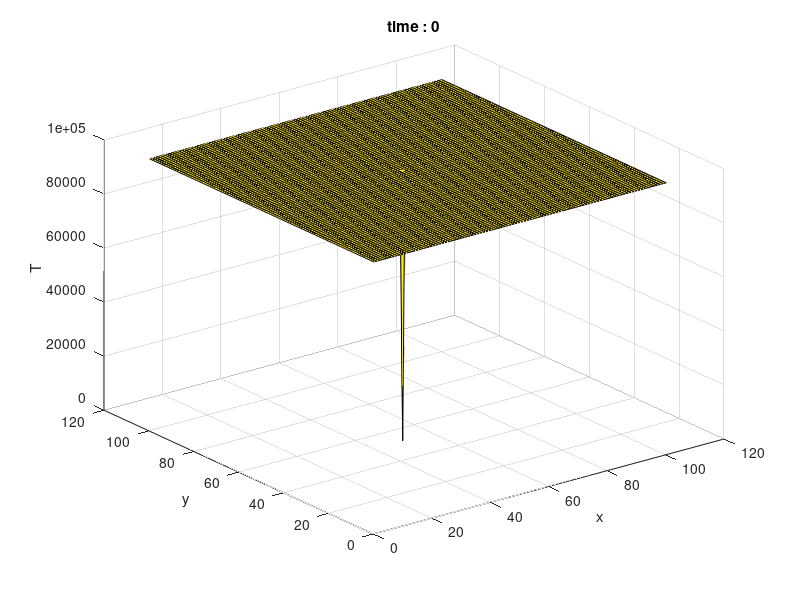

Recreate this plot in MATLAB. (Note: this script raises an error after producing the figure.)
clc
clear all
close all
N = 100;
Img=phantom('Modified Shepp-Logan',N+1);

dx = 1/N;

% t = 0 les poinst acceptés sont 
ap = zeros(N+1);

% example 1 : c(maison) > 0 
% ap(floor(N/2)-17:floor(N/2)+17,floor(N/2)-17:floor(N/2)+17) = 1;

% example 2 : 
ap(floor(N/2),floor(N/2)) = 1;

AP = zeros(N+3); 
AP(2:end-1,2:end-1) = ap; 
AP = logical(AP);

t = 0; 

theta = -ones(size(AP));
theta(AP) = 1;

u = 10^5*ones(size(AP));
u(find(theta == 1)) = 0;
utmp = u;
[XX YY] = meshgrid([1:N+1],[1:N+1]); 
surf(XX,flipud(YY),u(2:end-1,2:end-1)); 
xlabel('x')
ylabel('y')
zlabel('T')
title(['time : ' num2str(t)]);
drawnow
pause

m = 10;
while 1
    c = velocity(Img);

    NB = narrow(theta,c);
    U = useful(NB,theta);
    NB = logical(NB);
    U = logical(U);
    
    utmp = u;
    utmp(~U) = 10^5;

    NG = zeros(size(NB)); NG(2:end-1,1:end-2) = NB(2:end-1,2:end-1); % les noeuds à gauche;
    ND = zeros(size(NB)); ND(2:end-1,3:end) = NB(2:end-1,2:end-1); % les noeuds à droite;
    NH = zeros(size(NB)); NH(1:end-2,2:end-1) = NB(2:end-1,2:end-1); % les noeuds à en haut;
    Nb = zeros(size(NB)); Nb(3:end,2:end-1) = NB(2:end-1,2:end-1); % les noeuds à bas;

    NG = logical(NG); ND = logical(ND); NH = logical(NH); Nb = logical(Nb);

    TG = utmp(NG); TD = utmp(ND); TH = utmp(NH); Tb = utmp(Nb);
    Ti = utmp(NB);
    ci = abs(c(NB));

    for j = 1:length(Ti)
        if (Ti(j) < TG(j) && Ti(j) < TD(j) && Ti(j) < TH(j) && Ti(j) < Tb(j))
            error('erreur résolution de l équation');
        elseif (max(max(Ti(j) - TG(j),Ti(j) - TD(j)),0) == 0)
            if (Ti(j) - TH(j) <= Ti(j) - Tb(j))
                % (Ti-Tb)^2 = ..
                Ti(j) = Tb(j) + (dx/ci(j));
            else 
                % (Ti-TH)^2 = ..
                Ti(j) = TH(j) + (dx/ci(j));
            end
        elseif (max(max(Ti(j) - TH(j),Ti(j) - Tb(j)),0) == 0)
            if (Ti(j) - TG(j) <= Ti(j) - TD(j))
                % (Ti-TD)^2 = ..
                Ti(j) = TD(j) + (dx/ci(j));
            else 
                % (Ti-TD)^2 = ..
                Ti(j) = TG(j) + (dx/ci(j));
            end
        elseif	(Ti(j) - TG(j) <= Ti(j) - TD(j) && Ti(j) - TH(j) <= Ti(j) - Tb(j))
            % (Ti-TD)^2 + (Ti-Tb)^2=..
            delta = (2*TD(j)+2*Tb(j))^2-4*2*(TD(j)^2+Tb(j)^2-(dx/ci(j))^2);
            Ti(j) = 0.5*(TD(j) + Tb(j)) + 0.25*sqrt(delta);
        elseif (Ti(j) - TG(j) < Ti(j) - TD(j) && Ti(j) - TH(j) > Ti(j) - Tb(j))
            % (Ti-TD)^2 + (Ti-TH)^2=..
            delta = (2*TD(j)+2*TH(j))^2-4*2*(TD(j)^2+TH(j)^2-(dx/ci(j))^2);
            Ti(j) = 0.5*(TD(j) + TH(j)) + 0.25*sqrt(delta);
        elseif (Ti(j) - TG(j) > Ti(j) - TD(j) && Ti(j) - TH(j) < Ti(j) - Tb(j))
            % (Ti-TG)^2 + (Ti-Tb)^2=..
            delta = (2*TG(j)+2*Tb(j))^2-4*2*(TG(j)^2+Tb(j)^2-(dx/ci(j))^2);
            Ti(j) = 0.5*(TG(j) + Tb(j)) + 0.25*sqrt(delta);
        elseif (Ti(j) - TG(j) >= Ti(j) - TD(j) && Ti(j) - TH(j) >= Ti(j) - Tb(j))
            % (Ti-TG)^2 + (Ti-TH)^2=..
            delta = (2*TG(j)+2*TH(j))^2-4*2*(TG(j)^2+TH(j)^2-(dx/ci(j))^2);
            Ti(j) = 0.5*(TG(j) + TH(j)) + 0.25*sqrt(delta);
        end
    end
    
    m = min(Ti);
    
    NA = find(Ti == m);
    Ti(~NA) = 10^5;
    u(NB) = Ti;
    
    tmp = theta(NB);
    tmp(NA) = -tmp(NA);
    theta(NB) = tmp;
    
    t = t + m;

    %% function plot 
    [XX YY] = meshgrid([1:N+1],[1:N+1]); 
    surf(XX,flipud(YY),u(2:end-1,2:end-1)); 
    xlabel('x')
    ylabel('y')
    zlabel('T')
    title(['time : ' num2str(t)]);
    drawnow
end